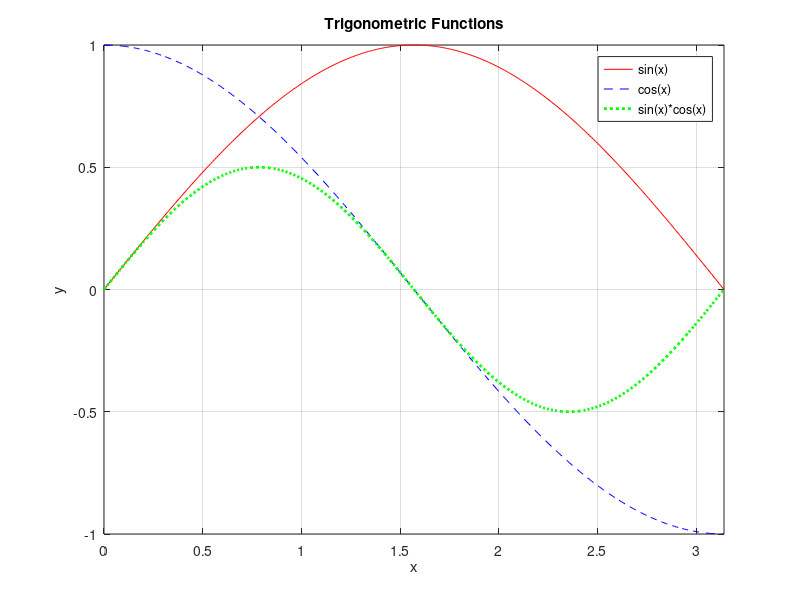

Write the MATLAB code that produced this figure.
% Script 6: Plotting trigonometric functions

% Define x range
x = 0:0.01:pi;

% Plot functions
figure;
plot(x, sin(x), 'r-', x, cos(x), 'b--', x, sin(x).*cos(x), 'g:', 'LineWidth', 2);

% Add title and legend
title('Trigonometric Functions');
legend('sin(x)', 'cos(x)', 'sin(x)*cos(x)');

% Label axes
xlabel('x');
ylabel('y');

% Set axis limits
axis([0 pi -1 1]);

% Add grid
grid on;